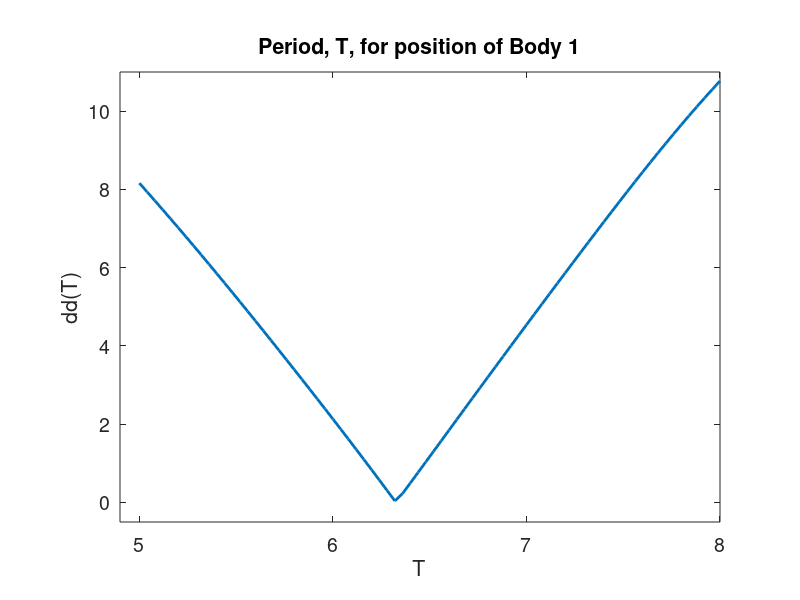

MATLAB code to generate this figure:
clear
figure(5)
clf reset
axes('position',[0.15,0.13,0.75,0.75])
%
load data_d_T
%
plot(Ta,da,'linewidth',2.0)
axis([4.9,8,-.5,11])
set(gca,'fontsize',14)
set(gca,'xtick',[5:8])
set(gca,'ytick',[0:2:12])
xlabel('T')
ylabel('dd(T)')
title('Period, T, for position of Body 1')